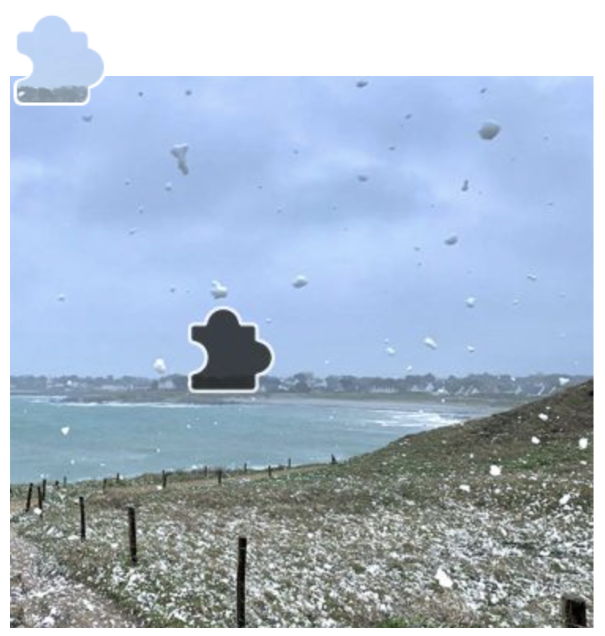
#> input picture demo/proton_mail/proton_mail_captcha.png, 605 x 636 px
$ python proton_mail_captcha_demo.py
#> lines starting #> are read from the running program, lines starting #| are printed output that depends on the picture; after the words box and inside, x2 and y2 are one past the last pixel; in counts of white or black regions, pixels touching at a corner belong together
### main.py
import cv2


class PuzzleCaptchaSolver:
    def __init__(self, gap_image_path, bg_image_path, output_image_path):
        self.gap_image_path = gap_image_path
        self.bg_image_path = bg_image_path
        self.output_image_path = output_image_path

    def remove_whitespace(self, image):
        """

        This method removes whitespace from an image by cropping it to the area containing non-whitespace pixels.

        :param image: A string representing the file path to the image.
        :return: An image array representing the cropped image without whitespace.

        """
        img = cv2.imread(image)
        min_x, min_y, max_x, max_y = 255, 255, 0, 0
        rows, cols, channel = img.shape
        for x in range(1, rows):
            for y in range(1, cols):
                if len(set(img[x, y])) >= 2:
                    min_x, min_y = min(x, min_x), min(y, min_y)
                    max_x, max_y = max(x, max_x), max(y, max_y)
        whitespace_removed_img = img[min_x:max_x, min_y:max_y]
        return whitespace_removed_img

    def apply_edge_detection(self, img):
        """
        Applies edge detection on the given image.

        :param img: The input image.
        :return: The image with edges highlighted.
        """
        grayscale_img = cv2.cvtColor(img, cv2.COLOR_RGB2GRAY)
        edges = cv2.Canny(grayscale_img, 100, 200)
        edges_rgb = cv2.cvtColor(edges, cv2.COLOR_GRAY2RGB)
        return edges_rgb

    def find_position_of_slide(self, slide_pic, background_pic):
        """
        Find the position of the slide on the background picture.

        :param slide_pic: The slide picture to find.
        :type slide_pic: numpy.ndarray
        :param background_pic: The background picture to search in.
        :type background_pic: numpy.ndarray
        :return: The x-coordinate of the top-left corner of the slide in the background picture.
        :rtype: int
        """
        tpl_height, tpl_width = slide_pic.shape[:2]
        result = cv2.matchTemplate(background_pic, slide_pic, cv2.TM_CCOEFF_NORMED)
        _, _, _, max_loc = cv2.minMaxLoc(result)
        tl = max_loc
        br = (tl[0] + tpl_width, tl[1] + tpl_height)
        cv2.rectangle(background_pic, tl, br, (0, 0, 255), 2)
        cv2.imwrite(self.output_image_path, background_pic)
        return tl[0]

    def discern(self):
        """
        Performs the discernment process to find the position of the slide in the given images.

        :return: The position of the slide in the images.
        """
        gap_image = self.remove_whitespace(self.gap_image_path)
        edge_detected_gap = self.apply_edge_detection(gap_image)
        bg_image = cv2.imread(self.bg_image_path, 1)
        edge_detected_bg = self.apply_edge_detection(bg_image)
        slide_position = self.find_position_of_slide(edge_detected_gap, edge_detected_bg)
        return slide_position


# [8 lines that do not run on import are left out]

### demo/proton_mail/proton_mail_captcha_demo.py
import cv2

from main import PuzzleCaptchaSolver

# Load the original image
original_image = cv2.imread("proton_mail_captcha.png")
#> original_image is the input picture: shape (636, 605, 3); mean B, G, R 203.2, 184.4, 168.5

# Define the area to crop (top-left corner 115x115 pixels)
# These numbers may differ depending on the size of the input photo.
x, y = 0, 0
width, height = 115, 115

# Crop the slice we need, usually it is located at the top left
cropped_image = original_image[y : y + height, x : x + width]
cv2.imwrite("slice.png", cropped_image)  # Save the slice

# Remove the top 115 pixels from the original image.
# This is done because the slice is located at the top, so the solution definitely won't be there
cropped_from_top = original_image[height:, :]
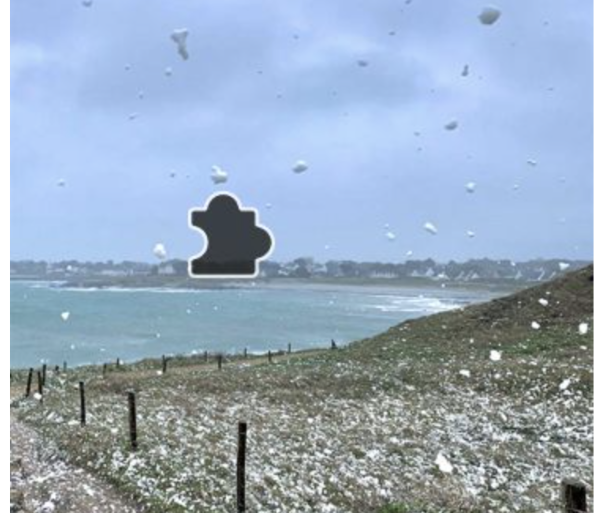
#> cropped_from_top: shape (521, 605, 3); mean B, G, R 192.7, 173.2, 155.8
cv2.imwrite("bg.png", cropped_from_top)  # Save the background

if __name__ == "__main__":
    # Use PuzzleCaptchaSolver to solve ProtonMail Captcha
    proton_mail_captcha_solver = PuzzleCaptchaSolver(
        gap_image_path="slice.png",
        bg_image_path="bg.png",
        output_image_path="result.png",
    )
    position = proton_mail_captcha_solver.discern()
#> in remove_whitespace, `whitespace_removed_img = img[min_x:max_x, min_y:max_y]`:
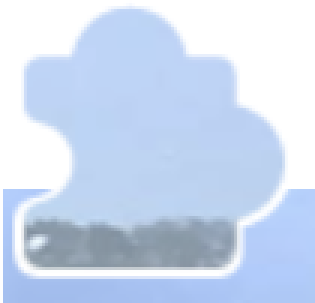
#> whitespace_removed_img: shape (101, 105, 3) (shown 3 times larger); mean B, G, R 240.2, 218.2, 203.6
#> in apply_edge_detection, `grayscale_img = cv2.cvtColor(img, cv2.COLOR_RGB2GRAY)`:
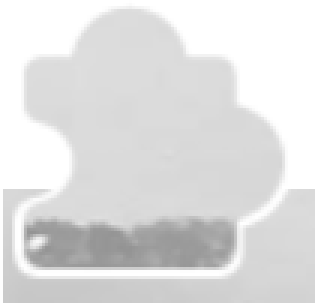
#> grayscale_img: shape (101, 105) (shown 3 times larger); min 147, max 255, mean 223.1
#> in apply_edge_detection, `edges = cv2.Canny(grayscale_img, 100, 200)`:
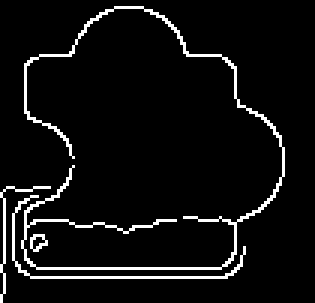
#> edges: shape (101, 105) (shown 3 times larger); 5.8% white in thin lines or dots, all inside (x1, y1, x2, y2) = (0, 2, 95, 101)
#> in apply_edge_detection (call 2), `grayscale_img = cv2.cvtColor(img, cv2.COLOR_RGB2GRAY)`:
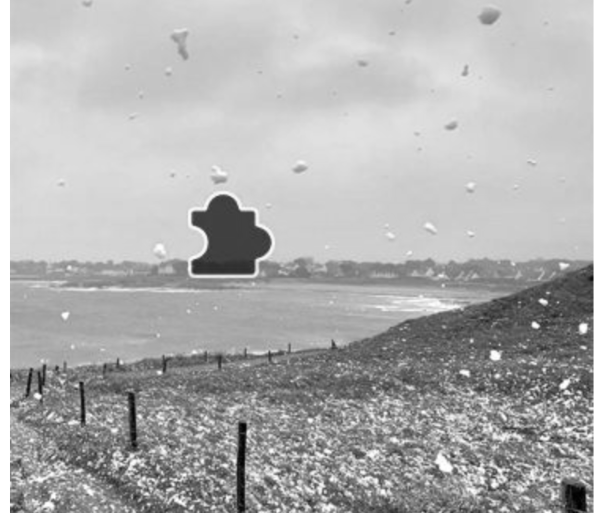
#> grayscale_img: shape (521, 605); min 0, max 255, mean 177.1
#> in apply_edge_detection (call 2), `edges = cv2.Canny(grayscale_img, 100, 200)`: edges: shape (521, 605); 10.3% white in thin lines or dots
#> in apply_edge_detection (call 2), `edges_rgb = cv2.cvtColor(edges, cv2.COLOR_GRAY2RGB)`: edges_rgb: shape (521, 605, 3); 10.3% white in thin lines or dots
#> in find_position_of_slide, `result = cv2.matchTemplate(background_pic, slide_pic, cv2.TM_CCOEFF_NO..`:
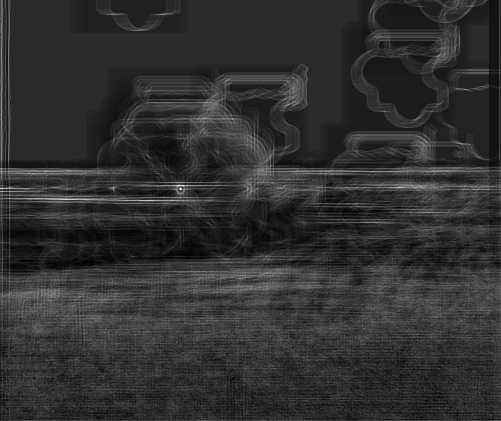
#> result: shape (421, 501) float32; min -0.0472, max 0.238, mean 0.00727; drawn with min black and max white
#> in find_position_of_slide, `_, _, _, max_loc = cv2.minMaxLoc(result)`: max_loc = (180, 188)
#> in find_position_of_slide, `br = (tl[0] + tpl_width, tl[1] + tpl_height)`: br = (285, 289)
#> in find_position_of_slide, `cv2.rectangle(background_pic, tl, br, (0, 0, 255), 2)`:
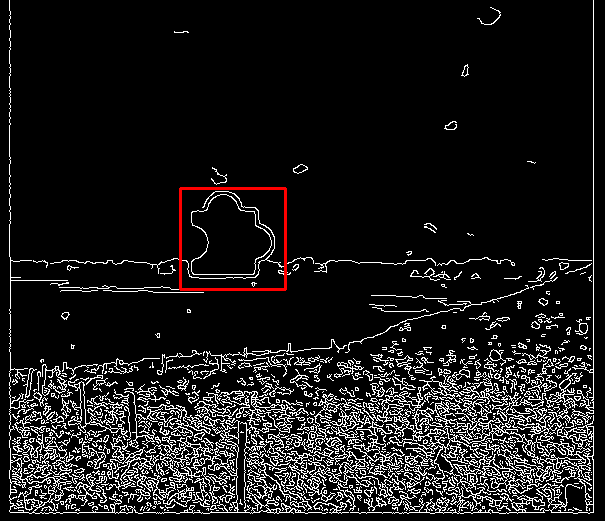
#> background_pic: shape (521, 605, 3); mean B, G, R 26.2, 26.2, 27.2
#> in discern, `slide_position = self.find_position_of_slide(edge_detected_gap, edge_d..`: slide_position = 180
#> position = 180
    print(f"The position of the slide is: {position}")
#| The position of the slide is: 180
